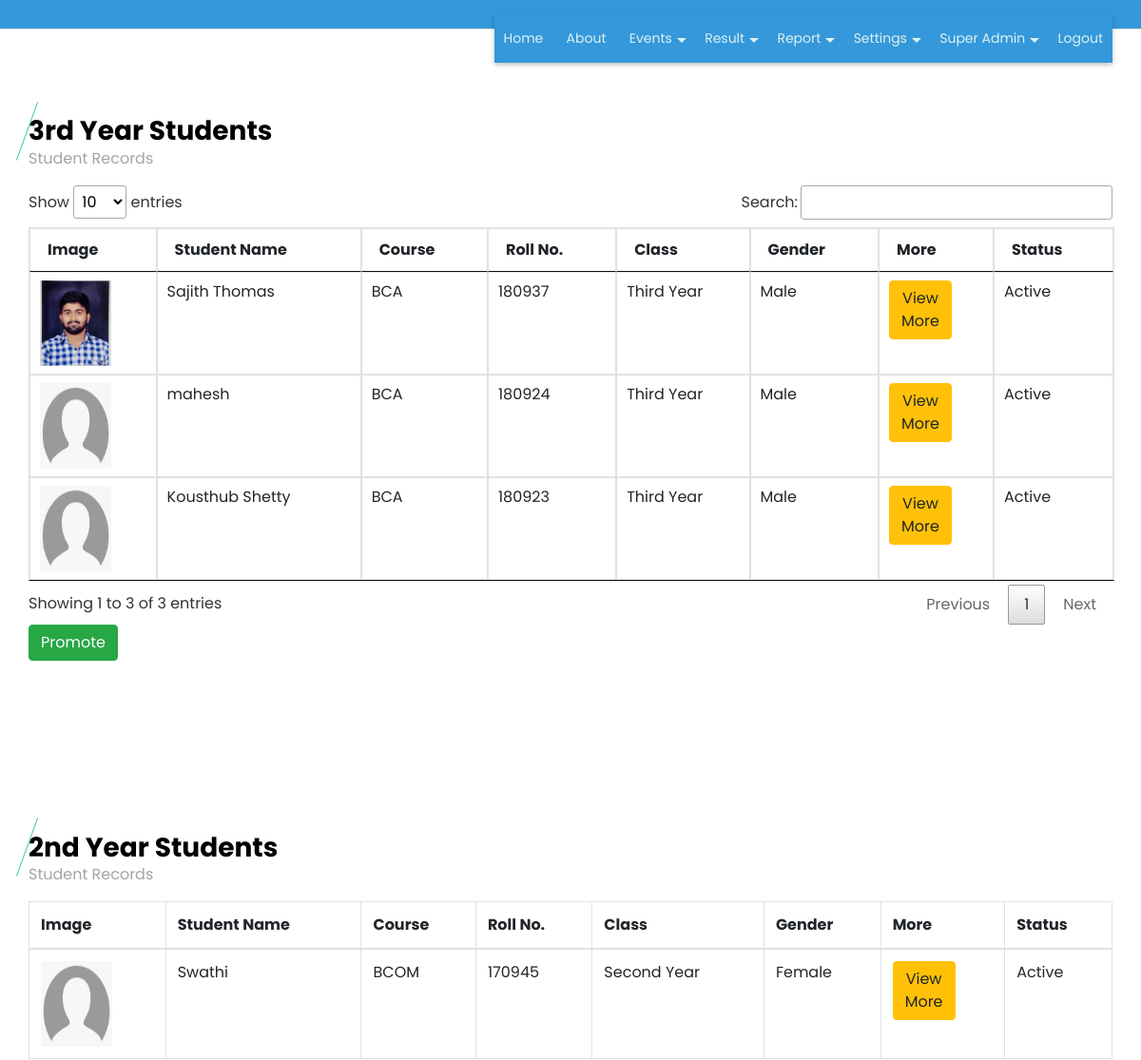
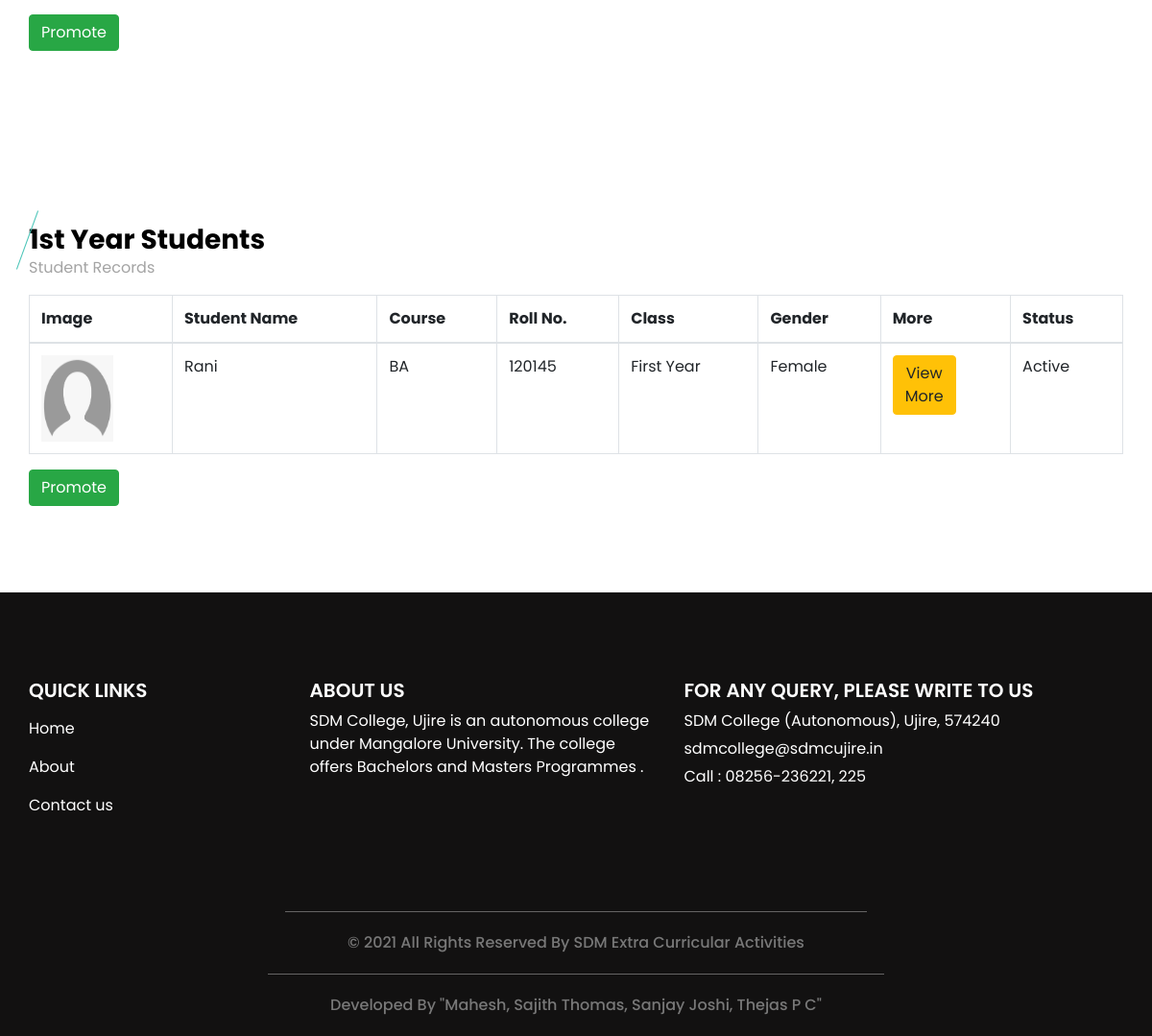
Screenshot of /student_promotion.php (signed in) with the database file from the repository (2 pictures, top to bottom).
### tables this page shows
CREATE TABLE `staff` (
  `staff_id` int(11) NOT NULL,
  `staff_name` varchar(25) NOT NULL,
  `staff_dp` varchar(300) NOT NULL,
  `staff_type` varchar(20) NOT NULL,
  `department_id` int(11) NOT NULL,
  `login_id` varchar(40) NOT NULL,
  `password` varchar(300) NOT NULL,
  `gender` varchar(6) NOT NULL,
  `dob` date NOT NULL,
  `staff_status` varchar(10) NOT NULL
);

CREATE TABLE `student` (
  `student_id` int(11) NOT NULL,
  `student_name` varchar(30) NOT NULL,
  `course_id` int(11) NOT NULL,
  `student_rollno` varchar(10) NOT NULL,
  `student_password` varchar(300) NOT NULL,
  `st_class` varchar(20) NOT NULL,
  `student_image` varchar(300) NOT NULL,
  `gender` varchar(10) NOT NULL,
  `dob` date NOT NULL,
  `language` varchar(25) NOT NULL,
  `elective_paper` varchar(20) NOT NULL,
  `extension_activities` varchar(50) NOT NULL,
  `student_status` varchar(10) NOT NULL
);

CREATE TABLE `course` (
  `course_id` int(11) NOT NULL,
  `course_title` varchar(25) NOT NULL,
  `course_description` text NOT NULL,
  `course_status` varchar(10) NOT NULL
);

### student_promotion.php (the view, shortened to what this page needs)
<?php
include "header.php";
?>
  <section class="event_section layout_padding">
  <form method="">
    <div class="container">
      <div class="heading_container">
        <h3>
          3rd Year Students
        </h3>
        <p>
          Student Records
        </p>
      </div>
      <div class="event_container">
        <div class="">
<table id="datatableplugin" class="table table-bordered">
	<thead>
		<tr>
			<th>Image</th>
			<th>Student Name</th>
			<th>Course</th>
			<th>Roll No.</th>
			<th>Class</th>
			<th>Gender</th>
			<th>More</th>
			<th>Status</th>
		</tr>
	</thead>
	<tbody>
	<?php
	$sqlview = "SELECT student.*,course.course_title FROM  student LEFT JOIN course ON course.course_id=student.course_id WHERE st_class='Third Year'";
		$qsqlview = mysqli_query($con,$sqlview);
		while($rsview = mysqli_fetch_array($qsqlview))
		{
			$rsjsonarr = json_encode($rsview);
			if($rsview['student_image'] == "")
			{
				$filename= "images/defaultimage.png";
			}
			else if(file_exists("studentimg/" .$rsview['student_image']))
			{
				$filename= "studentimg/" .$rsview['student_image'];
			}
			else
			{
				$filename= "images/defaultimage.png";
			}
			echo "<tr>
				<td><img src='$filename' style='width: 75px;height:90px;' ></td>
				<td>$rsview[student_name]</td>
				<td>$rsview[course_title]</td>
				<td>$rsview[student_rollno]</td>
				<td>$rsview[st_class]</td>
				<td>$rsview[gender]</td>
				<td>";
echo "<button type='button' class='btn btn-warning' data-toggle='modal' data-target='#loadStudentDetailedModal' onclick='funloadstudentprofile($rsjsonarr)'>View<br> More</button>";
				echo "</td>
				<td>$rsview[student_status] <br>
				</tr>";
		}
	?>
	</tbody>
</table>
        </div>
	   <button type="submit" name="submit1" id="submit1" class="btn btn-success">Promote</button>
      </div>
    </div>
	</form>
  </section>
    <section class="event_section layout_padding">
	<form method="">
    <div class="container">
      <div class="heading_container">
        <h3>
          2nd Year Students
        </h3>
        <p>
          Student Records
        </p>
      </div>
      <div class="event_container">
        <div class="">
<table id="datatableplugin" class="table table-bordered">
	<thead>
		<tr>
			<th>Image</th>
			<th>Student Name</th>
			<th>Course</th>
			<th>Roll No.</th>
			<th>Class</th>
			<th>Gender</th>
			<th>More</th>
			<th>Status</th>
		</tr>
	</thead>
	<tbody>
	<?php
	$sqlview = "SELECT student.*,course.course_title FROM  student LEFT JOIN course ON course.course_id=student.course_id WHERE st_class='Second Year'";
		$qsqlview = mysqli_query($con,$sqlview);
		while($rsview = mysqli_fetch_array($qsqlview))
		{
			$rsjsonarr = json_encode($rsview);
			if($rsview['student_image'] == "")
			{
				$filename= "images/defaultimage.png";
			}
			else if(file_exists("studentimg/" .$rsview['student_image']))
			{
				$filename= "studentimg/" .$rsview['student_image'];
			}
			else
			{
				$filename= "images/defaultimage.png";
			}
			echo "<tr>
				<td><img src='$filename' style='width: 75px;height:90px;' ></td>
				<td>$rsview[student_name]</td>
				<td>$rsview[course_title]</td>
				<td>$rsview[student_rollno]</td>
				<td>$rsview[st_class]</td>
				<td>$rsview[gender]</td>
				<td>";
echo "<button type='button' class='btn btn-warning' data-toggle='modal' data-target='#loadStudentDetailedModal' onclick='funloadstudentprofile($rsjsonarr)'>View<br> More</button>";
				echo "</td>
				<td>$rsview[student_status] <br>
				</tr>";
		}
	?>
	</tbody>
</table>
        </div>
		<button type="submit" name="submit2" id="submit2" class="btn btn-success" onclick>Promote</button>
      </div>
    </div>
	</form>
  </section>
  <section class="event_section layout_padding">
  <form method="">
  <div class="container">
      <div class="heading_container">
        <h3>
          1st Year Students
        </h3>
        <p>
          Student Records
        </p>
      </div>
      <div class="event_container">
        <div class="">
<table id="datatableplugin" class="table table-bordered">
	<thead>
		<tr>
			<th>Image</th>
			<th>Student Name</th>
			<th>Course</th>
			<th>Roll No.</th>
			<th>Class</th>
			<th>Gender</th>
			<th>More</th>
			<th>Status</th>
		</tr>
	</thead>
	<tbody>
	<?php
	$sqlview = "SELECT student.*,course.course_title FROM  student LEFT JOIN course ON course.course_id=student.course_id WHERE st_class='First Year'";
		$qsqlview = mysqli_query($con,$sqlview);
		while($rsview = mysqli_fetch_array($qsqlview))
		{
			$rsjsonarr = json_encode($rsview);
			if($rsview['student_image'] == "")
			{
				$filename= "images/defaultimage.png";
			}
			else if(file_exists("studentimg/" .$rsview['student_image']))
			{
				$filename= "studentimg/" .$rsview['student_image'];
			}
			else
			{
				$filename= "images/defaultimage.png";
			}
			echo "<tr>
				<td><img src='$filename' style='width: 75px;height:90px;' ></td>
				<td>$rsview[student_name]</td>
				<td>$rsview[course_title]</td>
				<td>$rsview[student_rollno]</td>
				<td>$rsview[st_class]</td>
				<td>$rsview[gender]</td>
				<td>";
echo "<button type='button' class='btn btn-warning' data-toggle='modal' data-target='#loadStudentDetailedModal' onclick='funloadstudentprofile($rsjsonarr)'>View<br> More</button>";
				echo "</td>
				<td>$rsview[student_status] <br>
				</tr>";
		}
	?>
	</tbody>
</table>
        </div>
		<button type="submit" name="submit3" id="submit3" class="btn btn-success">Promote</button>
      </div>
    </div>
	</form>
  </section>
<?php
include "footer.php";
?>

### headerpage.php (shortened to what this page needs)
<div id="header">
  <header>
    <div class="container">
      <div class="row">
        <div class="col-12">
          <nav class="navbar navbar-expand-lg navbar-light">
            <div lass="collapse navbar-collapse" id="navbartoggle">
<div class="nav-fostrap" style="  position: absolute;
  top: 15px;right: 0;">
	<ul>
		<li><a href="index.php">Home</a></li>
		<li><a href="about.php">About</a></li>
			<?php
			if(isset($_SESSION['staff_id']))
			{
			?>
		<li><a href="javascript:void(0)">Events<span class="arrow-down"></span></a>
		</li>
		<li><a href="javascript:void(0)">Result<span class="arrow-down"></span></a>
		</li>
		<li><a href="javascript:void(0)">Report<span class="arrow-down"></span></a>
		</li>
				<?php
				if($rsstaffprofile['staff_type'] == "Admin")
				{
				?>
		<li><a href="javascript:void(0)">Settings<span class="arrow-down"></span></a>
		</li>
				<?php
				}
				?>
		<li><a href="javascript:void(0)"><?php echo $rsstaffprofile['staff_name']; ?><span class="arrow-down"></span></a>
		</li>
<?php
			}
?>
		<?php
		if(isset($_SESSION['staff_id']) || ($_SESSION['student_id']))
		{
		?>
		<li><a href="logout.php">Logout</a></li>
		<?php
		}
		else
		{
		?>
		<li><a href="student.php">Registration</a></li>
		<li><a href="login.php">Login</a></li>
		<?php
		}
		?>
	</ul>
</div>
            </div>
          </nav>
        </div>
      </div>
    </div>
  </header>
</div>

### css/style.css (style rules this page uses)
body { font-family: "Poppins", sans-serif; color: #000000; background-color: #ffffff; }
.layout_padding { padding: 90px 0; }
.heading_container { display: -webkit-box; display: -ms-flexbox; display: flex; -webkit-box-orient: vertical; -webkit-box-direction: normal; -ms-flex-direction: column; flex-direction: column; -webkit-box-align: start; -ms-flex-align: start; align-items: flex-start; }
.heading_container h3 { font-weight: bold; position: relative; margin-bottom: 15px; }
.heading_container h3::before { content: ""; position: absolute; top: 50%; left: 2px; width: 1px; height: 65px; background-color: #4bc5b8; -webkit-transform: translateY(-50%) rotate(20deg); transform: translateY(-50%) rotate(20deg); }
a, a:hover, a:focus { text-decoration: none; }
.btn, .btn:focus { outline: none !important; -webkit-box-shadow: none; box-shadow: none; }
.event_section .heading_container h3 { margin-bottom: 0; }
.event_section .heading_container h3::before { left: -2px; }
.event_section p { color: #a4a4a4; }

### css/responsive.css (style rules this page uses)
@media (min-width: 1200px) { .container { max-width: 1170px; } }

### topmenu.php (style rules this page uses)
.nav-fostrap { display: block; margin-bottom: 15px 0; background: #3498db; -webkit-box-shadow:0 2px 5px 0 rgba(0,0,0,0.26); -moz-box-shadow:0 2px 5px 0 rgba(0,0,0,0.26); -o-box-shadow:0 2px 5px 0 rgba(0,0,0,0.26); z-index: 120; box-shadow: 0 2px 5px 0 rgba(0,0,0,0.26); }
.nav-fostrap ul { list-style-type: none; margin: 0; padding: 0; display: block; }
.nav-fostrap li { list-style-type: none; margin: 0; padding: 0; display: inline-block; position: relative; font-size: 14px; color: #def1f0; }
.nav-fostrap li a { padding: 15px 20px; font-size: 14px; color: #def1f0; display: inline-block; outline: 0; font-weight: 400; text-decoration: none; }
.arrow-down { width: 0; height: 0; border-left: 5px solid transparent; border-right: 5px solid transparent; border-top: 5px solid #def1f0; position: relative; top: 15px; right: -5px; content: ""; }

### headerpage.php (style rules this page uses)
#header nav { padding: 15px 0px; }
#header { border-bottom: 1px solid #ddd; background-color: #3498db; float: center; width: 100%; }
.nav-fostrap li a { padding: 15px 10px; font-size: 14px; color: #def1f0; display: inline-block; outline: 0; font-weight: 400; text-decoration: none; }

### rows the page displays
staff: staff_name "Super Admin"
student: student_image (picture), student_name "Sajith Thomas", course.course_title "BCA", student_rollno "180937", st_class "Third Year", gender "Male", student_status "Active"
student: student_name "mahesh", course.course_title "BCA", student_rollno "180924", st_class "Third Year", gender "Male", student_status "Active"
student: student_name "Kousthub Shetty", course.course_title "BCA", student_rollno "180923", st_class "Third Year", gender "Male", student_status "Active"
student: student_name "Swathi", course.course_title "BCOM", student_rollno "170945", st_class "Second Year", gender "Female", student_status "Active"
student: student_name "Rani", course.course_title "BA", student_rollno "120145", st_class "First Year", gender "Female", student_status "Active"
